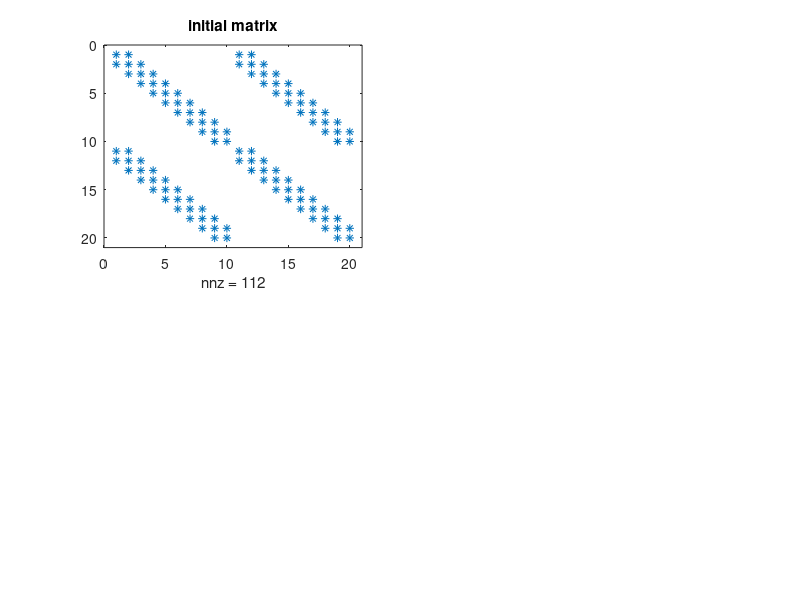

MATLAB code for this plot: (Note: this script raises an error after producing the figure.)
%
clear all
%
N = 10
%
A = sparse(N,N);
%
D = sparse(1:N,1:N,   4,N,N);
E = sparse(2:N,1:N-1, 2,N,N);
%F = sparse(3:N,1:N-2, 1,N,N);
%
%A = D + E + E' + F + F' ;
A = D + E + E'  ;
%
T = sparse(2*N,2*N);
T(  1:N  ,  1:N  ) = A;
T(N+1:N+N,1+N:N+N) = A;
T(N+1:N+N,  1:N  ) = A;
T(  1:  N,N+1:N+N) = A;
spy(T);
%
figure(1);
subplot(2,2,1)
spy(T); title('initial matrix');
%
p2 = symmmd(T); B = T(p2,p2);
%
subplot(2,2,2);
spy(B); title('with minimum degre'); 
%
%
p3 = symrcm(T); C = T(p3,p3);
%
subplot(2,2,4);
spy(C); title('with cuthill-mackee');
%
%
subplot(2,2,3);
spy(T(:,p3)); title('just with colperm');
%
%
%
% LU factorisation
%[L1,U1] = luinc(T,0.0);
%[L2,U2] = luinc(B,0.0);
%[L3,U3] = luinc(C,0.0);
%
%figure(2)
%subplot(2,2,1); spy(L1+U1);
%subplot(2,2,2); spy(L2+U2);
%subplot(2,2,4); spy(L3+U3);
